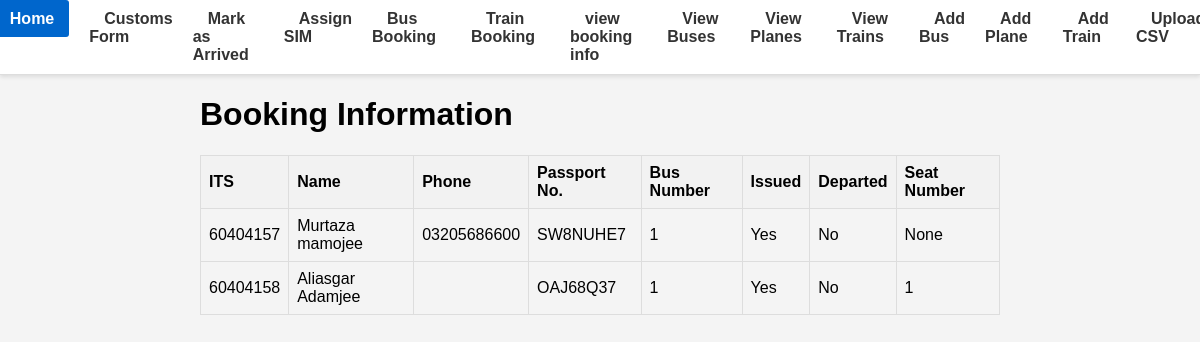
/view-booking-info/, run on an earlier commit of the app's database.
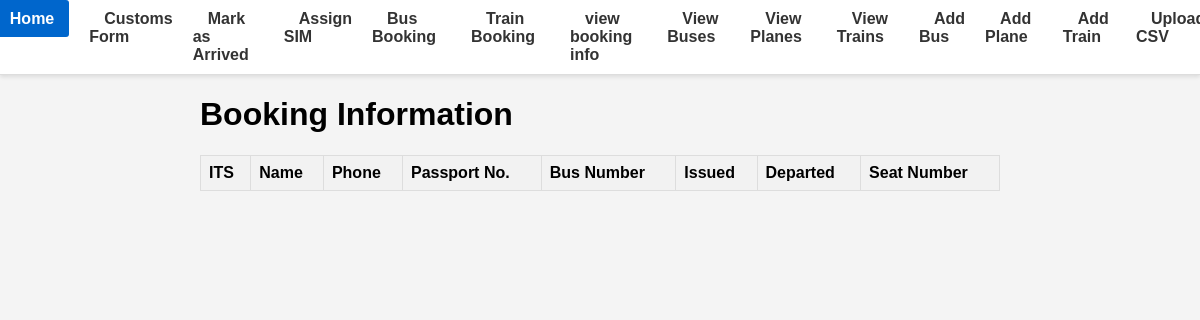
And on a later commit of the database.
### database.py (models this page shows, shortened)
class BookingInfo(Base):
    __tablename__ = "booking_info"
    Mode = Column(Integer, primary_key=True, index=True)
    ITS = Column(Integer, ForeignKey('master.ITS'), primary_key=True, index=True)
    Issued = Column(Boolean)
    Departed = Column(Boolean)
    Self_Issued = Column(Boolean, default=False)
    seat_number = Column(Integer)  # Add seat number column
    bus_number = Column(Integer)  # Add bus number column

class Master(Base):
    __tablename__ = "master"
    ITS = Column(Integer, primary_key=True, index=True)
    first_name = Column(String, index=True)
    middle_name = Column(String, index=True)
    last_name = Column(String, index=True)
    DOB = Column(Date)
    passport_No = Column(String, unique=True, index=True)
    passport_Expiry = Column(Date, index=True)
    Visa_No = Column(String, index=True)
    Mode_of_Transport = Column(String, index=True)
    phone = Column(String, index=True)
    arrived = Column(Boolean, default=False)
    timestamp = Column(DateTime, default=func.now())

### main.py (the view)
@app.get("/view-booking-info/", response_class=HTMLResponse)
async def view_booking_info(request: Request, db: Session = Depends(get_db)):
    booking_info = db.query(BookingInfo, Master).join(Master).all()
    return templates.TemplateResponse("view_booking_info.html", {"request": request, "booking_info": booking_info})

### templates/view_booking_info.html
{% extends "base.html" %}
{% block content %}
<h1>Booking Information</h1>
<table>
    <thead>
        <tr>
            <th>ITS</th>
            <th>Name</th>
            <th>Phone</th>
            <th>Passport No.</th>
            <th>Bus Number</th>
            <th>Issued</th>
            <th>Departed</th>
            <th>Seat Number</th>
        </tr>
    </thead>
    <tbody>
        {% for booking, master in booking_info %}
        <tr>
            <td>{{ booking.ITS }}</td>
            <td>{{ master.first_name }} {{ master.last_name }}</td>
            <td>{{ master.phone }}</td>
            <td>{{ master.passport_No }}</td>
            <td>{{ booking.bus_number }}</td>
            <td>{{ "Yes" if booking.Issued else "No" }}</td>
            <td>{{ "Yes" if booking.Departed else "No" }}</td>
            <td>{{ booking.seat_number }}</td>
        </tr>
        {% endfor %}
    </tbody>
</table>
{% endblock %}

### templates/base.html (shortened to what this page needs)
<!DOCTYPE html>
<html lang="en">
<head>
    <link rel="stylesheet" href="/static/styles.css">
</head>
<body>
    <nav>
        <ul>
            <li><a href="/">Home</a></li>
            <li><a href="/master-form">Customs Form</a></li>
            <li><a href="/mark-as-arrived-form/">Mark as Arrived</a></li>
            <li><a href="/assign-sim-form">Assign SIM</a></li>
            <li><a href = "/bus-booking/">Bus Booking </a></li>
            <li><a href="/train-booking">Train Booking</a></li>
            <li><a href="/view-booking-info/">view booking info</a></li>
            <li><a href="/view-buses/">View Buses</a></li>
            <li><a href="/view-planes/">View Planes</a></li>
            <li><a href="/view-trains/">View Trains</a></li>
            <li><a href="/add-bus/">Add Bus</a></li>
            <li><a href="/add-plane/">Add Plane</a></li>
            <li><a href="/add-train/">Add Train</a></li>
            <li><a href="/upload-csv/">Upload CSV</a></li>
        </ul>
    </nav>
    <div class="container">
        {% block content %}{% endblock %}
    </div>
</body>
</html>

### static/styles.css (style rules this page uses)
body { font-family: Arial, sans-serif; margin: 0; padding: 0; background-color: #f4f4f4; }
nav { background-color: #fff; border-bottom: 1px solid #ddd; padding: 10px; display: flex; justify-content: center; box-shadow: 0 2px 4px rgba(0, 0, 0, 0.1); }
nav ul { list-style: none; margin: 0; padding: 0; display: flex; gap: 20px; }
nav ul li { display: inline; }
nav a { color: #333; text-decoration: none; font-weight: bold; padding: 10px 15px; border-radius: 3px; transition: background-color 0.3s, color 0.3s; }
.container { max-width: 800px; margin: 0 auto; }
table { width: 100%; border-collapse: collapse; margin-bottom: 20px; }
table, th, td { border: 1px solid #ddd; }
th, td { padding: 8px; text-align: left; }
th { background-color: #f2f2f2; }

What changed in the data, as far as the page shows it:
removed BookingInfo: ITS "60404157", first_name "Murtaza", last_name "mamojee", phone "03205686600", passport_No "SW8NUHE7", bus_number "1", Issued "Yes", Departed "No", seat_number "None"
removed BookingInfo: ITS "60404158", first_name "Aliasgar", last_name "Adamjee", passport_No "OAJ68Q37", bus_number "1", Issued "Yes", Departed "No", seat_number "1"
